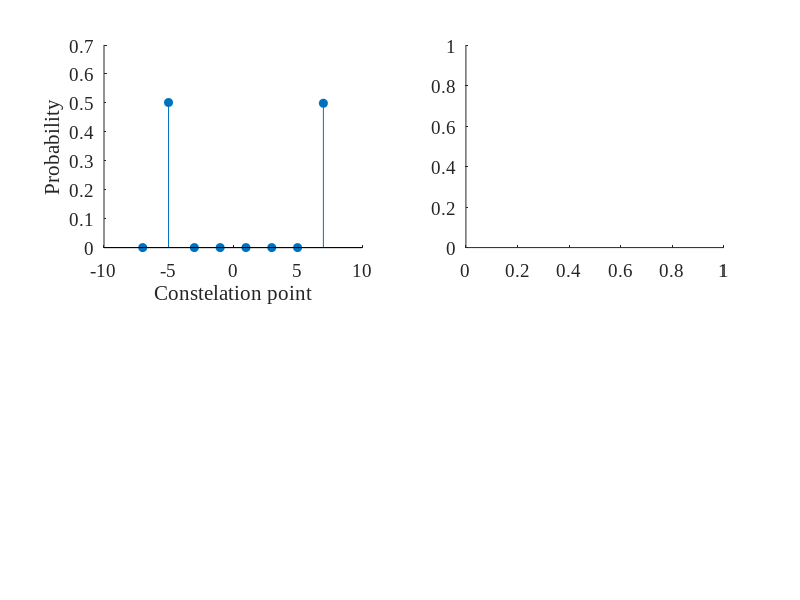

MATLAB code to generate this figure: (Note: this script raises an error after producing the figure.)
 X = linspace(-7, 7, 8)';
Y1 = [1.00000000e-11  6.50116091e-02  1.00000000e-11  1.00000000e-11  1.00000000e-11  1.00000000e-11  1.00000000e-11  6.46716562e-02];
Y3 = [0.7343553  0.83016555 0.66743497 0.49287247 0.57452601 0.06433394 0.61555956 0.52371658 ];
Y2 = [];
Y4 = [];
Y1 = Y1 /sum(Y1);
% Y2 = Y2 /sum(Y2);
Y3 = Y3 /sum(Y3);
% Y4 = Y4 /sum(Y4);
% Create figure
figure1 = figure;
% Change default axes fonts.
set(0,'DefaultAxesFontName', 'Times New Roman')
set(0,'DefaultAxesFontSize', 14)
% Create subplot 1
subplot1 = subplot(2,2,1,'Parent',figure1);
hold(subplot1,'on');

stem(X,Y1,'filled')
xlabel('Constelation point') 
ylabel('Probability') 
% title({'a, Q-learning'});
% legend('Baseline1','Baseline2', 'Baseline3','Baseline4','Proposed Scheme')

% Create subplot 2
subplot1 = subplot(2,2,2,'Parent',figure1);
hold(subplot1,'on');

stem(X,Y2,'filled')
xlabel('Constelation point') 
ylabel('Probability') 
% title({'a, Q-learning'});
% legend('Baseline1','Baseline2', 'Baseline3','Baseline4','Proposed Scheme')

% Create subplot 3
subplot1 = subplot(2,2,3,'Parent',figure1);
hold(subplot1,'on');
stem(X,Y3,'filled')
xlabel('Constelation point') 
ylabel('Probability') 
% title({'a, Q-learning'});
% legend('Baseline1','Baseline2', 'Baseline3','Baseline4','Proposed Scheme')

% Create subplot 4
subplot1 = subplot(2,2,4,'Parent',figure1);
hold(subplot1,'on');
stem(X,Y4,'filled')
xlabel('Constelation point') 
ylabel('Probability') 
% title({'a, Q-learning'});
% legend('Baseline1','Baseline2', 'Baseline3','Baseline4','Proposed Scheme')